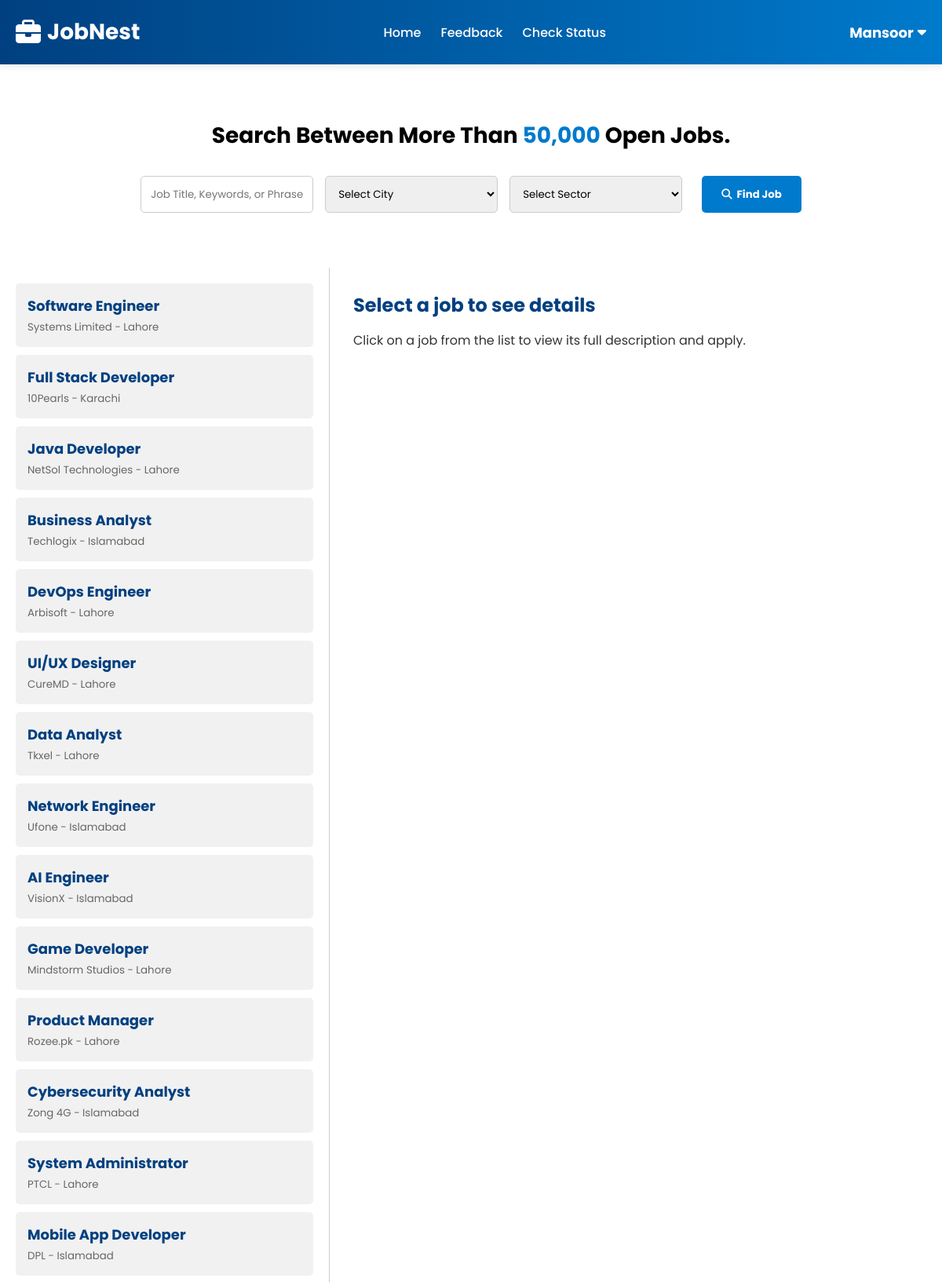
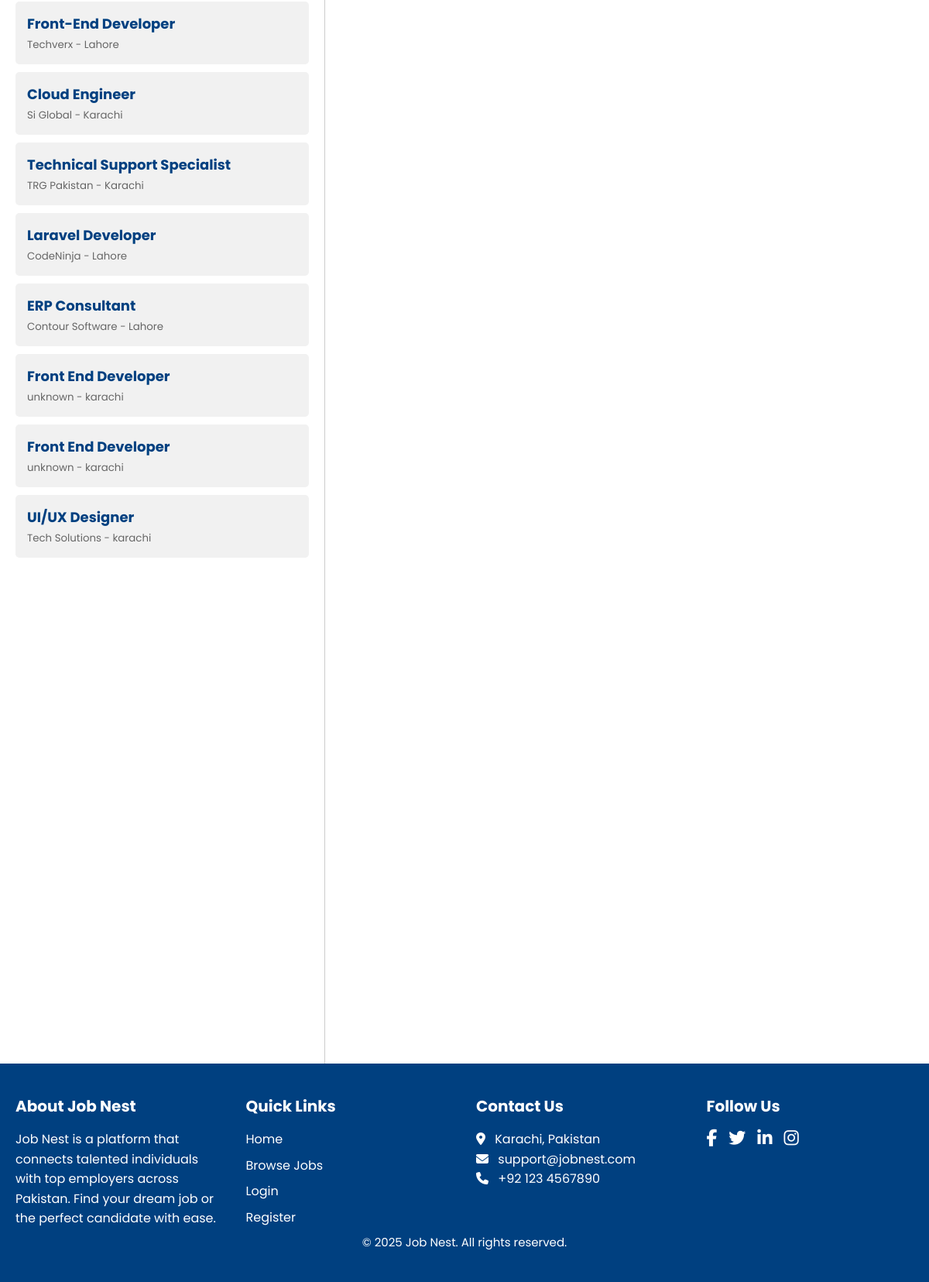
The page /jobs.php (signed in) on the database its author committed (2 pictures, top to bottom).
### tables this page shows
CREATE TABLE `jobs` (
  `id` int(11) NOT NULL,
  `employer_email` varchar(255) NOT NULL,
  `title` varchar(255) NOT NULL,
  `company` varchar(255) NOT NULL,
  `location` varchar(255) NOT NULL,
  `sector` varchar(255) NOT NULL,
  `description` varchar(255) NOT NULL
);

### jobs.php (the view, shortened to what this page needs)
<?php
require_once 'header.php';
$query = "SELECT * FROM jobs WHERE 1=1";
$params = [];
$query .= " ORDER BY id";
$job = $conn->prepare($query);
$job->execute($params);
$jobs = $job->fetchAll();
?>
<!DOCTYPE html>
<html lang="en">
<head>
    <link rel="stylesheet" href="https://cdnjs.cloudflare.com/ajax/libs/font-awesome/6.5.0/css/all.min.css" />
</head>
<body>
<section class="jobboard">
  <h2>Search Between More Than <span>50,000</span> Open Jobs.</h2>
  <form method="GET" action="jobs.php" class="search-box">
    <input type="text" name="title" placeholder="Job Title, Keywords, or Phrase" />
    <select name="location">
      <option value="">Select City</option>
    </select>
    <select name="sector">
      <option value="">Select Sector</option>
    </select>
    <button type="submit" class="btn"><i class="fas fa-search"></i> Find Job</button>
  </form>
</section>
<div class="container">
    <div class="job-list" id="jobList">
        <?php if (count($jobs) > 0): ?>
    <?php foreach ($jobs as $job): ?>
        <div class="job-item" data-job='<?php echo json_encode($job);?>'>
            <h4><?php echo $job['title'];?></h4>
            <small><?php echo $job['company'];?> - <?php echo $job['location'];?></small>
        </div>
    <?php endforeach; ?>
<?php else: ?>
    <p>No jobs available matching your search criteria.</p>
<?php endif; ?>
    </div>
    <div class="job-detail" id="jobDetail">
        <h2>Select a job to see details</h2>
        <p>Click on a job from the list to view its full description and apply.</p>
    </div>
</div>
<?php include 'footer.php'; ?>
</body>
</html>

### header.php (style rules this page uses)
* { margin: 0; padding: 0; box-sizing: border-box; font-family: 'Poppins', sans-serif; }
.btn { background: white; color: #004080; padding: 8px 15px; border-radius: 4px; text-decoration: none; font-weight: bold; transition: all 0.3s ease; border: 2px solid transparent; margin-left: 10px; display: flex; align-items: center; gap: 6px; }

### jobs.php (style rules this page uses)
* { box-sizing: border-box; margin: 0; padding: 0; font-family: 'Poppins', sans-serif; }
body { background: #f4f6f8; }
.jobboard { text-align: center; padding: 70px 20px; background-color: #fff; }
.jobboard h2 { font-size: 28px; margin-bottom: 20px; }
.jobboard span { color: #007acc; font-weight: bold; }
.search-box { display: flex; justify-content: center; flex-wrap: wrap; gap: 15px; margin-top: 30px; }
.search-box input, .search-box select { padding: 12px; width: 220px; border: 1px solid #ccc; border-radius: 5px; transition: 0.3s; }
.search-box .btn { background-color: #007acc; color: white; padding: 12px 25px; border-radius: 5px; border: none; cursor: pointer; font-weight: bold; transition: background-color 0.3s ease; }
.container { display: flex; height: 100vh; overflow: hidden; }
.job-list { width: 35%; background: #fff; padding: 20px; border-right: 1px solid #ccc; overflow-y: auto; }
.job-item { background: #f1f1f1; padding: 15px; margin-bottom: 10px; border-radius: 5px; cursor: pointer; transition: background-color 0.3s ease; }
.job-item h4 { color: #004080; font-size: 18px; margin-bottom: 4px; }
.job-item small { color: #666; }
.job-detail { width: 65%; background: #fff; padding: 30px; overflow-y: auto; }
.job-detail h2 { color: #004080; margin-bottom: 15px; }
.job-detail p { margin: 10px 0; color: #333; }

### rows shown on the page
jobs: title "Software Engineer", company "Systems Limited", location "Lahore"
jobs: title "Full Stack Developer", company "10Pearls", location "Karachi"
jobs: title "Java Developer", company "NetSol Technologies", location "Lahore"
jobs: title "Business Analyst", company "Techlogix", location "Islamabad"
jobs: title "DevOps Engineer", company "Arbisoft", location "Lahore"
jobs: title "UI/UX Designer", company "CureMD", location "Lahore"
jobs: title "Data Analyst", company "Tkxel", location "Lahore"
jobs: title "Network Engineer", company "Ufone", location "Islamabad"
jobs: title "AI Engineer", company "VisionX", location "Islamabad"
jobs: title "Game Developer", company "Mindstorm Studios", location "Lahore"
jobs: title "Product Manager", company "Rozee.pk", location "Lahore"
jobs: title "Cybersecurity Analyst", company "Zong 4G", location "Islamabad"
jobs: title "System Administrator", company "PTCL", location "Lahore"
jobs: title "Mobile App Developer", company "DPL", location "Islamabad"
jobs: title "Front-End Developer", company "Techverx", location "Lahore"
jobs: title "Cloud Engineer", company "Si Global", location "Karachi"
jobs: title "Technical Support Specialist", company "TRG Pakistan", location "Karachi"
jobs: title "Laravel Developer", company "CodeNinja", location "Lahore"
jobs: title "ERP Consultant", company "Contour Software", location "Lahore"
jobs: title "Front End Developer", company "unknown", location "karachi"
jobs: title "Front End Developer", company "unknown", location "karachi"
jobs: title "UI/UX Designer", company "Tech Solutions", location "karachi"

### other values the page prints
$name "Mansoor"
